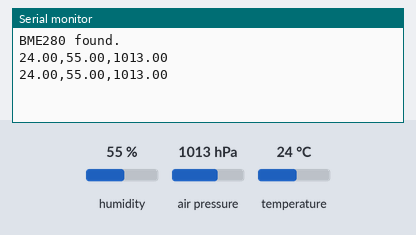
The sketch below on a simulated Arduino Uno, built with avr-gcc and run on an emulated ATmega328P. Parts: the last lines printed to the serial monitor. The test bench sets the inputs (shaded band); at power-on: humidity 55 %, air pressure 1013 hPa, temperature 24 °C.

Above: at 2.8 s.
2.9 s: humidity set to 22 %
At 4.4 s:
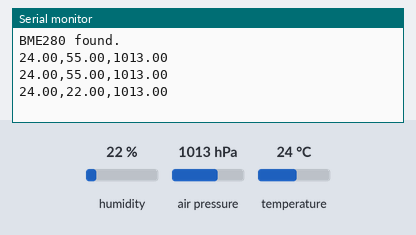
5.6 s: air pressure set to 952 hPa
At 7.3 s:
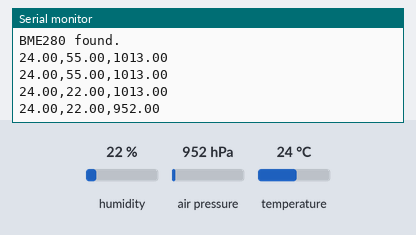
8.3 s: temperature set to 12 °C
At 10.7 s:
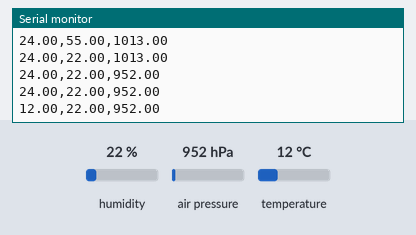

The sketch:

bme280_serial.ino
```cpp
// Arduino sketch that reads temperature, humidity, and pressure from a BME280 over I2C and prints CSV (temp,hum,press) to Serial every 2 seconds.
//
// Full tutorial: https://shillehtek.com/blogs/news/arduino-bme280-ros2-topic-publisher
// Parts used: https://shillehtek.com/products/bme280-pre-soldered-atmospheric-temperature-pressure-and-humidity-sensor
//             https://shillehtek.com/products/shillehtek-120pcs-10cm-multicolored-jumper-wire
//             https://shillehtek.com/products/shillehtek-120pcs-multicolored-dupont-wire
// More examples: https://github.com/shillehbean/shillehtek-examples
//

#include <Wire.h>
#include <Adafruit_Sensor.h>
#include <Adafruit_BME280.h>

Adafruit_BME280 bme;

void setup() {
  Serial.begin(9600);
  while (!Serial);

  if (!bme.begin(0x76)) {
    Serial.println("BME280 not found!");
    while (1);
  }

  Serial.println("BME280 found.");
}

void loop() {
  float temp = bme.readTemperature();
  float hum = bme.readHumidity();
  float pres = bme.readPressure() / 100.0F;

  Serial.print(temp);
  Serial.print(",");
  Serial.print(hum);
  Serial.print(",");
  Serial.println(pres);

  delay(2000);
}
```

Measured:
- after the input at 2.9 s, the serial monitor: prints a new line after 1.1 s (image 1)
- after the input at 5.6 s, the serial monitor: prints a new line after 0.42 s (image 2)
- after the input at 8.3 s, the serial monitor: prints a new line after 1.7 s (image 3)
